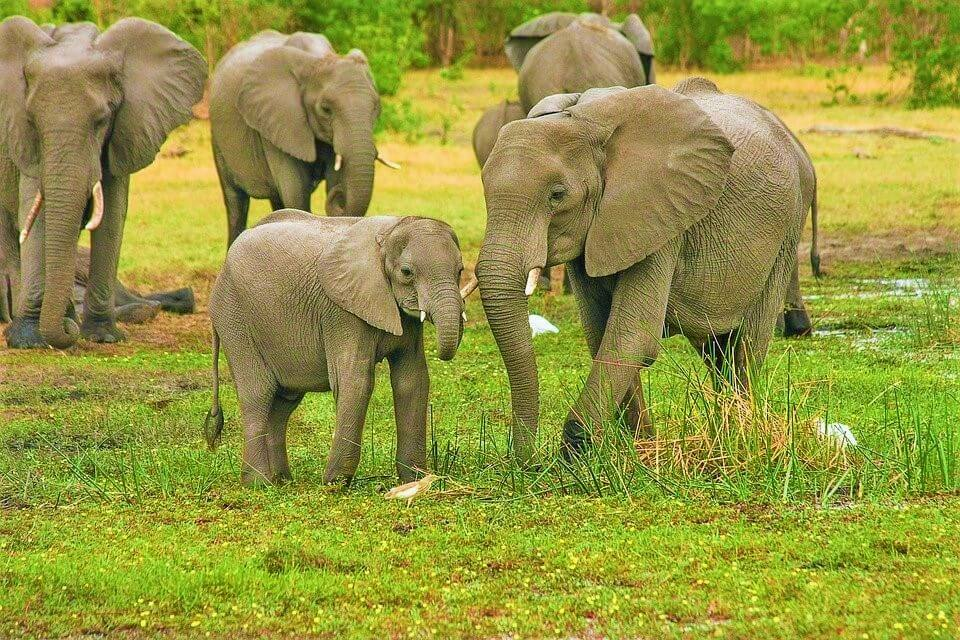
#> input picture week1/elephant.jpg, 960 x 640 px
$ python blur_filters.py
#> lines starting #> are read from the running program, lines starting #| are printed output that depends on the picture
import cv2

img = cv2.imread('elephant.jpg')
#> img is the input picture: shape (640, 960, 3); mean B, G, R 63.7, 150.2, 149.3

k_size = 11 # kernel size
blur_img = cv2.blur(img, (k_size, k_size))
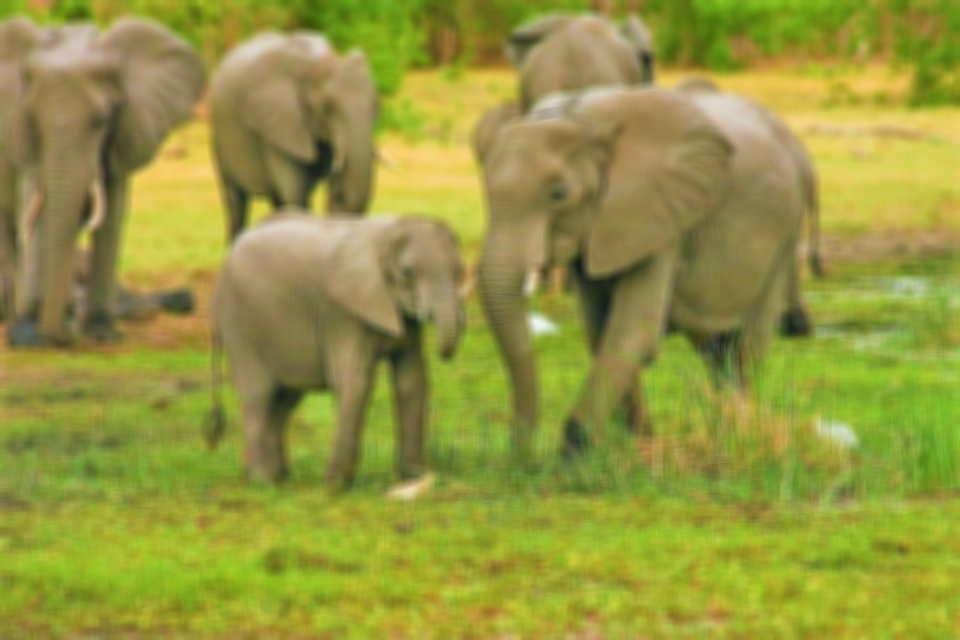
#> blur_img: shape (640, 960, 3); mean B, G, R 63.6, 150.2, 149.3
median_blur_img = cv2.medianBlur(img, k_size)
gaussian_blur_img = cv2.GaussianBlur(img, (k_size, k_size), 5)

#resizing for better visualization
target_size = (600, 300)
img_s = cv2.resize(img, target_size)
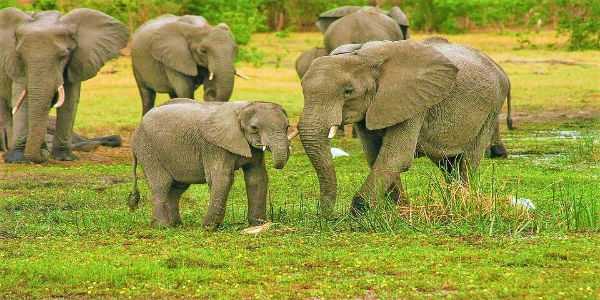
#> img_s: shape (300, 600, 3); mean B, G, R 63.6, 150.1, 149.2
blur_s = cv2.resize(blur_img, target_size)
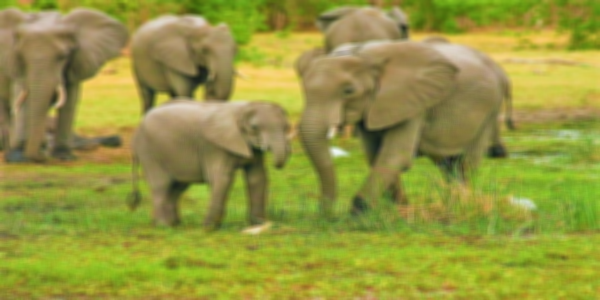
#> blur_s: shape (300, 600, 3); mean B, G, R 63.5, 150.1, 149.2
median_s = cv2.resize(median_blur_img, target_size)
gauss_s = cv2.resize(gaussian_blur_img, target_size)

cv2.imshow('Original Image', img_s)
cv2.imshow('Average Blur', blur_s)
cv2.imshow('Gaussian Blur', gauss_s)
cv2.imshow('Median Blur', median_s)
cv2.waitKey(0)

$ run again, with week1/ronaldo.png saved as week1/elephant.jpg
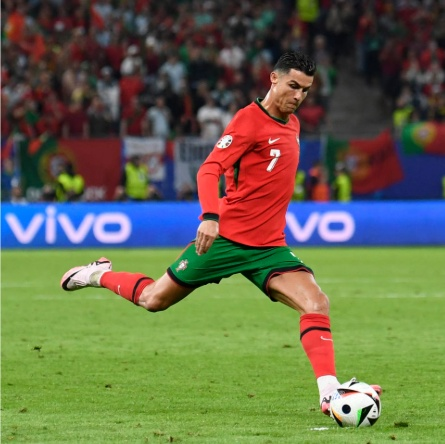
#> input picture week1/ronaldo.png, 445 x 444 px
#> img is the input picture: shape (444, 445, 3); mean B, G, R 76.1, 105.4, 102.1
#> `median_blur_img = cv2.medianBlur(img, k_size)`:
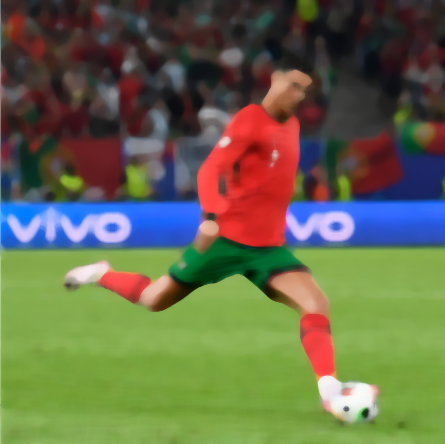
#> median_blur_img: shape (444, 445, 3); mean B, G, R 75.9, 105.6, 102.5
#> `median_s = cv2.resize(median_blur_img, target_size)`:
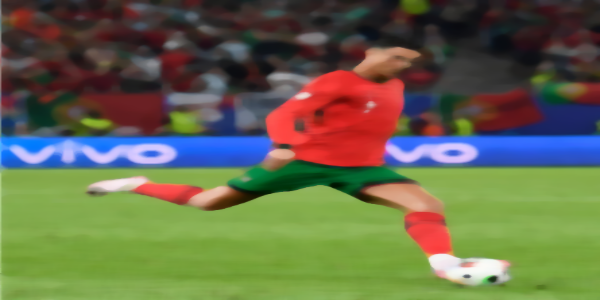
#> median_s: shape (300, 600, 3); mean B, G, R 75.8, 105.5, 102.4
